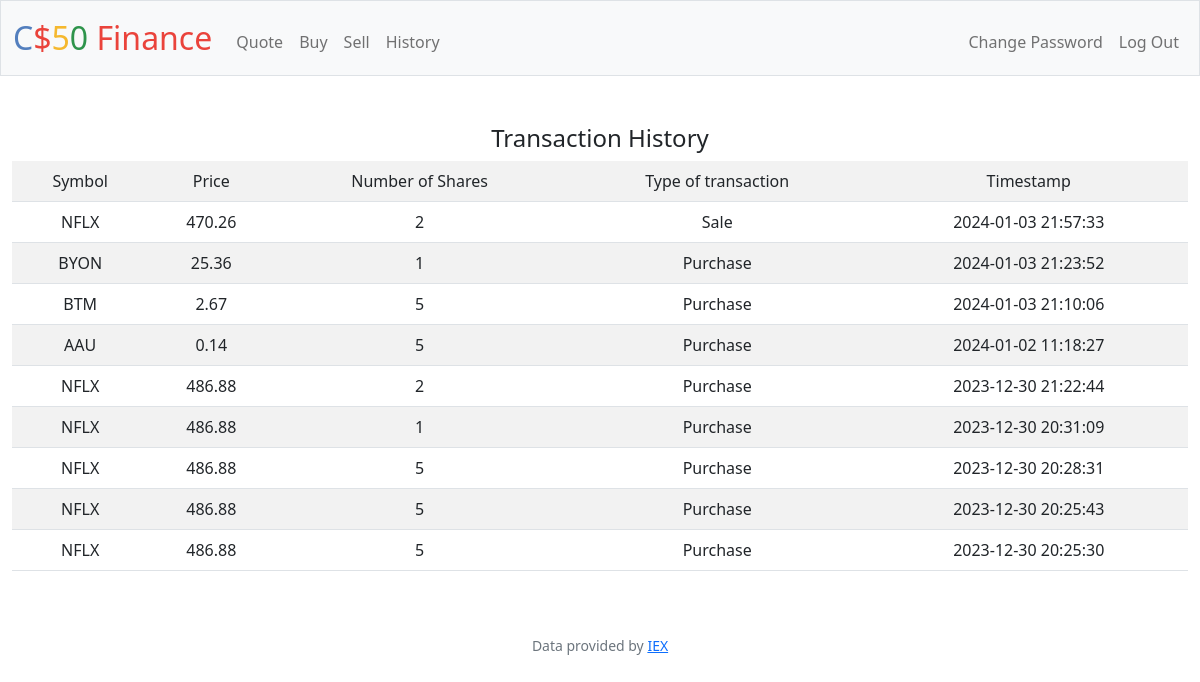
Screenshot of /history (signed in) with the database file from the repository.
### tables this page shows
CREATE TABLE transactions (
    id INTEGER PRIMARY KEY,                       -- Unique index (primary key)
    user_id INTEGER,
    symbol TEXT NOT NULL,
    shares INTEGER NOT NULL,
    price REAL NOT NULL,
    timestamp TIMESTAMP DEFAULT CURRENT_TIMESTAMP,
    UNIQUE (user_id, symbol, timestamp)          -- Unique index to prevent duplicate entries
);

### app.py (the view)
@app.route("/history")
@login_required
def history():
    id=session["user_id"]
    transactions=db.execute("SELECT * FROM transactions WHERE user_id=? ORDER BY timestamp DESC",id)
    holdings=[]
    type= None
    for transaction in transactions:
        if transaction["shares"] >0:
            type="Purchase"
        else:
            type="Sale"
        holdings.append({
            "symbol":transaction["symbol"],
            "price":transaction["price"],
            "shares":abs(transaction["shares"]),
            "type":type,
            "timestamp":transaction["timestamp"]
    })
    return render_template("history.html",holdings=holdings)

### app.py (called while the page is built)
@app.after_request
def after_request(response):
    response.headers["Cache-Control"] = "no-cache, no-store, must-revalidate"
    response.headers["Expires"] = 0
    response.headers["Pragma"] = "no-cache"
    return response

### templates/history.html (shortened to what this page needs)
{% extends "layout.html" %}
{% block main %}
    {% if holdings %}
    <h4>Transaction History</h4>
    <table class="table table-striped">
        <tr>
            <td>Symbol</td>
            <td>Price</td>
            <td>Number of Shares</td>
            <td>Type of transaction</td>
            <td>Timestamp</td>
        </tr>
       {% for holding in holdings %}
       <tr>
            <td>{{holding.symbol}}</td>
            <td>{{holding.price}}</td>
            <td>{{holding.shares}}</td>
            <td>{{holding.type}}</td>
            <td>{{holding.timestamp}}</td>
        </tr>
       {% endfor %}
    </table>
    {% else %}
    <p>You don't have any stocks yet. Consider adding some to your portfolio!</p>
    {% endif %}
{% endblock %}

### templates/layout.html (shortened to what this page needs)
<!DOCTYPE html>
<html lang="en">
    <head>
        <link href="https://cdn.jsdelivr.net/npm/bootstrap@5.1.3/dist/css/bootstrap.min.css" rel="stylesheet">
        <link href="/static/styles.css" rel="stylesheet">
    </head>
    <body>
        <nav class="bg-light border navbar navbar-expand-md navbar-light">
            <div class="container-fluid">
                <a class="navbar-brand" href="/"><span class="blue">C</span><span class="red">$</span><span class="yellow">5</span><span class="green">0</span> <span class="red">Finance</span></a>
                <div class="collapse navbar-collapse" id="navbar">
                    {% if session["user_id"] %}
                        <ul class="navbar-nav me-auto mt-2">
                            <li class="nav-item"><a class="nav-link" href="/quote">Quote</a></li>
                            <li class="nav-item"><a class="nav-link" href="/buy">Buy</a></li>
                            <li class="nav-item"><a class="nav-link" href="/sell">Sell</a></li>
                            <li class="nav-item"><a class="nav-link" href="/history">History</a></li>
                        </ul>
                        <ul class="navbar-nav ms-auto mt-2">
                            <li class="nav-item"><a class="nav-link" href="/password">Change Password</a></li>
                            <li class="nav-item"><a class="nav-link" href="/logout">Log Out</a></li>
                        </ul>
                    {% else %}
                        <ul class="navbar-nav ms-auto mt-2">
                            <li class="nav-item"><a class="nav-link" href="/register">Register</a></li>
                            <li class="nav-item"><a class="nav-link" href="/login">Log In</a></li>
                        </ul>
                    {% endif %}
                </div>
            </div>
        </nav>
        <main class="container-fluid py-5 text-center">
            {% block main %}{% endblock %}
        </main>
        <footer class="mb-5 small text-center text-muted">
            Data provided by <a href="https://iexcloud.io/">IEX</a>
        </footer>
    </body>
</html>

### static/styles.css (style rules this page uses)
nav .navbar-brand { font-size: xx-large; }
nav .navbar-brand .blue { color: #537fbe; }
nav .navbar-brand .red { color: #ea433b; }
nav .navbar-brand .yellow { color: #f5b82e; }
nav .navbar-brand .green { color: #2e944b; }

### rows the page displays
transactions: symbol "NFLX", price "470.26", shares "2", type "Sale", timestamp "2024-01-03 21:57:33"
transactions: symbol "BYON", price "25.36", shares "1", type "Purchase", timestamp "2024-01-03 21:23:52"
transactions: symbol "BTM", price "2.67", shares "5", type "Purchase", timestamp "2024-01-03 21:10:06"
transactions: symbol "AAU", price "0.14", shares "5", type "Purchase", timestamp "2024-01-02 11:18:27"
transactions: symbol "NFLX", price "486.88", shares "2", type "Purchase", timestamp "2023-12-30 21:22:44"
transactions: symbol "NFLX", price "486.88", shares "1", type "Purchase", timestamp "2023-12-30 20:31:09"
transactions: symbol "NFLX", price "486.88", shares "5", type "Purchase", timestamp "2023-12-30 20:28:31"
transactions: symbol "NFLX", price "486.88", shares "5", type "Purchase", timestamp "2023-12-30 20:25:43"
transactions: symbol "NFLX", price "486.88", shares "5", type "Purchase", timestamp "2023-12-30 20:25:30"
